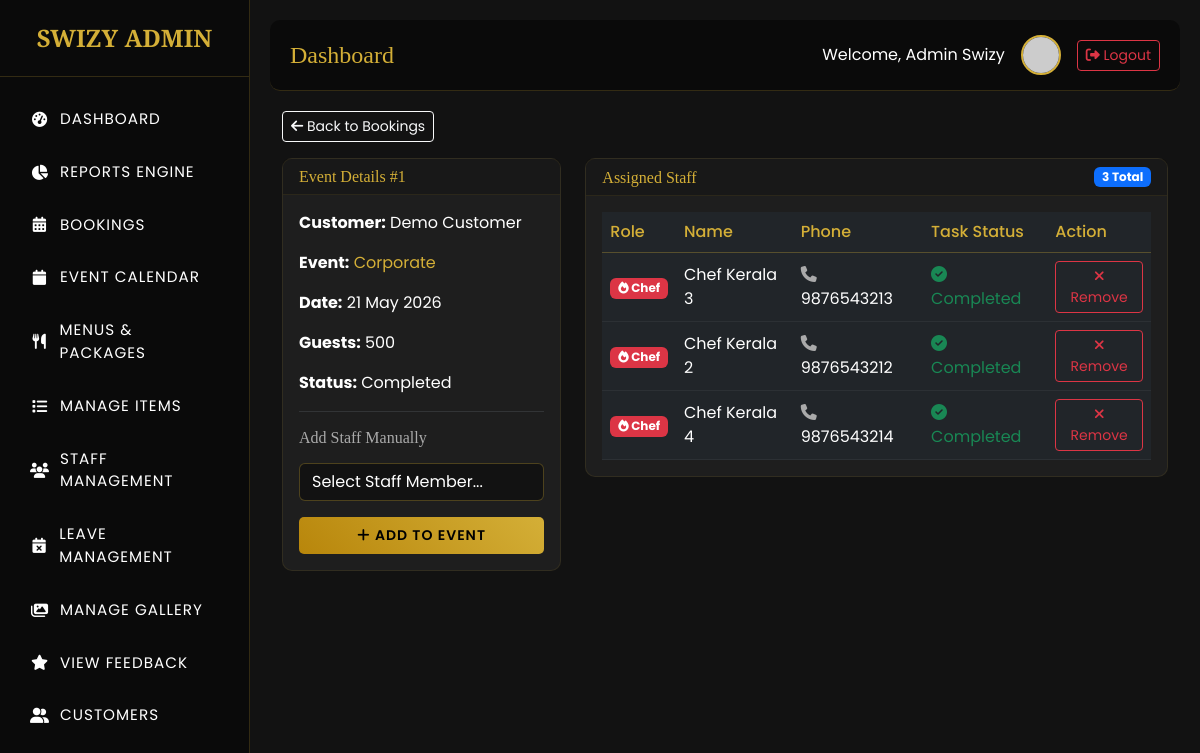
The app's page /admin/staff_assign.php?id=1 (signed in) with its own data.
### tables this page shows
CREATE TABLE IF NOT EXISTS `bookings` (
  `id` int NOT NULL AUTO_INCREMENT,
  `customer_id` int NOT NULL,
  `event_type` varchar(100) NOT NULL,
  `guest_count` int NOT NULL,
  `event_date` date NOT NULL,
  `event_days` int DEFAULT '1',
  `location` varchar(255) NOT NULL,
  `package_id` int DEFAULT NULL,
  `is_custom` tinyint(1) DEFAULT '0',
  `custom_items` json DEFAULT NULL,
  `total_amount` decimal(10,2) NOT NULL,
  `advance_amount` decimal(10,2) NOT NULL,
  `payment_status` enum('pending','advance_paid','fully_paid','refunded') DEFAULT 'pending',
  `booking_status` enum('pending','approved','rejected','completed','cancelled') DEFAULT 'pending',
  `special_notes` text,
  `created_at` timestamp NULL DEFAULT CURRENT_TIMESTAMP,
  PRIMARY KEY (`id`),
  KEY `customer_id` (`customer_id`),
  KEY `package_id` (`package_id`)
);

CREATE TABLE IF NOT EXISTS `users` (
  `id` int NOT NULL AUTO_INCREMENT,
  `role` enum('admin','customer','chef','server','site_manager') NOT NULL,
  `name` varchar(255) NOT NULL,
  `email` varchar(100) NOT NULL,
  `phone` varchar(20) NOT NULL,
  `password` varchar(255) NOT NULL,
  `profile_image` varchar(255) DEFAULT 'default.png',
  `availability_status` tinyint(1) DEFAULT '1',
  `active_status` tinyint(1) DEFAULT '1',
  `created_at` timestamp NULL DEFAULT CURRENT_TIMESTAMP,
  `updated_at` timestamp NULL DEFAULT CURRENT_TIMESTAMP ON UPDATE CURRENT_TIMESTAMP,
  PRIMARY KEY (`id`),
  UNIQUE KEY `email` (`email`)
);

CREATE TABLE IF NOT EXISTS `booking_staff` (
  `id` int NOT NULL AUTO_INCREMENT,
  `booking_id` int NOT NULL,
  `user_id` int NOT NULL,
  `assigned_role` enum('chef','server','site_manager') NOT NULL,
  `assignment_status` enum('assigned','completed','cancelled') DEFAULT 'assigned',
  PRIMARY KEY (`id`),
  KEY `booking_id` (`booking_id`),
  KEY `user_id` (`user_id`)
);

### classes/DataAccess.class.php (called while the page is built, shortened)
<?php
class DataAccess
{
	private $_con,$_query,$_errors;
	public function __construct()
	{
		if(!$this->_con=mysqli_connect(DB_HOST,DB_USER,DB_PASSWORD,DB_NAME))
		{
			die("connection Error");
		}
	}
    public function getDataJoin($fields,$table,$condition = "1",$join=NULL)
	{
		$this->_query = "select ";
		if(is_array($fields))
		{
				$this->_query.=implode(",",$fields);
        }
		$this->_query.=" from $table ";
        if(isset($join) && $join!=NULL)
        {
            if(is_array($join))
            {
                foreach($join as $i=>$v)
                {
                    if(is_array($v))
                    {
                        if($v['1']=='innerjoin' || $v['1']=='join' || $v['1']=='')
                        {
                            $this->_query.=" inner join ".$i." on ".$v['0'];
                        }
                    }
                }
            }
        }
        $this->_query.=" where $condition";
		$resref=mysqli_query($this->_con,$this->_query);
		$dataArr = array();
		if(mysqli_num_rows($resref))
		{
			while($rows = mysqli_fetch_assoc($resref))
			{
				$dataArr[] = $rows;
			}
		}
		return $dataArr;
	}
}
?>

### admin/staff_assign.php (the view, shortened to what this page needs)
<?php require_once('header.php');
$dao = new DataAccess();
$booking_id = isset($_GET['id']) ? intval($_GET['id']) : 0;
$bk = $dao->getDataJoin(
    array("bookings.*", "users.name as customer_name"),
    "bookings",
    "bookings.id=$booking_id",
    array("users" => array("bookings.customer_id=users.id", "innerjoin"))
);
$booking = $bk[0];
$assigned = $dao->getDataJoin(
    array("booking_staff.id as bs_id", "booking_staff.assignment_status", "users.name", "users.role", "users.phone"),
    "booking_staff",
    "booking_staff.booking_id=$booking_id ORDER BY users.role",
    array("users" => array("booking_staff.user_id=users.id", "innerjoin"))
);
?>
<div class="container-fluid">
    <div class="mb-3">
        <a href="bookings.php" class="btn btn-sm btn-outline-light"><i class="fa fa-arrow-left"></i> Back to Bookings</a>
    </div>
    <div class="row">
        <div class="col-md-4">
            <div class="card mb-4">
                <div class="card-header">
                    <h6 class="mb-0">Event Details #<?= $booking['id'] ?></h6>
                </div>
                <div class="card-body">
                    <p><strong>Customer:</strong> <?= htmlspecialchars($booking['customer_name']) ?></p>
                    <p><strong>Event:</strong> <span class="text-gold" style="color:var(--primary-gold);"><?= htmlspecialchars($booking['event_type']) ?></span></p>
                    <p><strong>Date:</strong> <?= date('d M Y', strtotime($booking['event_date'])) ?></p>
                    <p><strong>Guests:</strong> <?= $booking['guest_count'] ?></p>
                    <p><strong>Status:</strong> <?= ucfirst($booking['booking_status']) ?></p>
                    <hr class="border-secondary">
                    <h6 class="text-muted mb-3">Add Staff Manually</h6>
                    <form method="POST">
                        <div class="mb-3">
                            <select name="staff_id" class="form-control" style="background:var(--dark-bg); color:white;" required>
                                <option value="">Select Staff Member...</option>
                            </select>
                        </div>
                        <button type="submit" name="btnAdd" class="btn btn-sm btn-gold w-100"><i class="fa fa-plus"></i> Add to Event</button>
                    </form>
                </div>
            </div>
        </div>
        <div class="col-md-8">
            <div class="card">
                <div class="card-header d-flex justify-content-between align-items-center">
                    <h6 class="mb-0">Assigned Staff</h6>
                    <span class="badge bg-primary"><?= count($assigned) ?> Total</span>
                </div>
                <div class="card-body">
                    <div class="table-responsive">
                        <table class="table table-hover table-dark mb-0 align-middle">
                            <thead>
                                <tr>
                                    <th>Role</th>
                                    <th>Name</th>
                                    <th>Phone</th>
                                    <th>Task Status</th>
                                    <th>Action</th>
                                </tr>
                            </thead>
                            <tbody>
                                <?php if(!empty($assigned)): foreach($assigned as $as): ?>
                                <tr>
                                    <td>
                                        <?php if($as['role'] == 'chef'): ?>
                                            <span class="badge bg-danger"><i class="fa fa-fire"></i> Chef</span>
                                        <?php elseif($as['role'] == 'server'): ?>
                                            <span class="badge bg-info"><i class="fa fa-concierge-bell"></i> Server</span>
                                        <?php else: ?>
                                            <span class="badge bg-warning text-dark"><i class="fa fa-user-tie"></i> Site Manager</span>
                                        <?php endif; ?>
                                    </td>
                                    <td><?= htmlspecialchars($as['name']) ?></td>
                                    <td><i class="fa fa-phone text-muted me-1"></i> <?= htmlspecialchars($as['phone']) ?></td>
                                    <td>
                                        <?php if($as['assignment_status'] == 'assigned'): ?>
                                            <span class="text-warning"><i class="fa fa-clock"></i> Pending</span>
                                        <?php else: ?>
                                            <span class="text-success"><i class="fa fa-check-circle"></i> Completed</span>
                                        <?php endif; ?>
                                    </td>
                                    <td>
                                        <a href="../delete/delete_assignment.php?id=<?= $as['bs_id'] ?>&booking_id=<?= $booking_id ?>" class="btn btn-sm btn-outline-danger" onclick="return confirm('Remove this staff member from the event?');"><i class="fa fa-times"></i> Remove</a>
                                    </td>
                                </tr>
                                <?php endforeach; else: ?>
                                <tr><td colspan="5" class="text-center text-muted py-4">No staff assigned yet. Wait for auto-allocation or add manually.</td></tr>
                                <?php endif; ?>
                            </tbody>
                        </table>
                    </div>
                </div>
            </div>
        </div>
    </div>
</div>
<?php require_once('footer.php'); ?>

### assets/css/style.css (style rules this page uses)
:root { --primary-gold: #d4af37; --dark-bg: #0a0a0a; --card-bg: rgba(25, 25, 25, 0.9); --text-light: #ffffff; --text-muted: #aaaaaa; --transition: all 0.4s cubic-bezier(0.25, 0.8, 0.25, 1); }
body { background-color: var(--dark-bg); color: var(--text-light); font-family: 'Poppins', sans-serif; overflow-x: hidden; scroll-behavior: smooth; }
h1, h2, h3, h4, h5, h6, .brand-font { font-family: 'Playfair Display', serif; }
.text-muted { color: var(--text-muted) !important; }
.form-control, .form-select { background: rgba(255, 255, 255, 0.05); border: 1px solid rgba(212, 175, 55, 0.3); color: white; }
.btn-gold { background: linear-gradient(45deg, #b8860b, #d4af37); color: #000; font-weight: 600; border: none; border-radius: 30px; padding: 10px 30px; text-transform: uppercase; letter-spacing: 1px; transition: var(--transition); }

### admin/header.php (style rules this page uses)
:root { --primary-gold: #d4af37; --dark-bg: #121212; --sidebar-bg: #0a0a0a; --card-bg: #1e1e1e; --text-light: #ffffff; --text-muted: #aaaaaa; }
body { background-color: var(--dark-bg); color: var(--text-light); font-family: 'Poppins', sans-serif; overflow-x: hidden; }
.text-muted { color: var(--text-muted) !important; }
.card { background: var(--card-bg); border: 1px solid rgba(212, 175, 55, 0.1); border-radius: 10px; color: var(--text-light); }
.card-header { background: rgba(0,0,0,0.2); border-bottom: 1px solid rgba(212, 175, 55, 0.1); color: var(--primary-gold); }
.btn-gold { background: linear-gradient(45deg, #b8860b, #d4af37); color: #000; font-weight: 600; border: none; padding: 8px 20px; border-radius: 5px; transition: 0.3s; }
.table { color: var(--text-light); }
.table th { border-bottom: 1px solid rgba(212, 175, 55, 0.3); color: var(--primary-gold); font-weight: 500; }
.table td { border-bottom: 1px solid rgba(255, 255, 255, 0.05); vertical-align: middle; }

### records on screen
bookings: id "1", users.name "Demo Customer", event_type "Corporate", event_date "21 May 2026", guest_count "500", booking_status "Completed"
booking_staff: user.name "Chef Kerala 3", user.phone "9876543213", assignment_status "Completed"
booking_staff: user.name "Chef Kerala 2", user.phone "9876543212", assignment_status "Completed"
booking_staff: user.name "Chef Kerala 4", user.phone "9876543214", assignment_status "Completed"

### other values on screen
$_SESSION['name'] "Admin Swizy"
count($assigned) "3"
